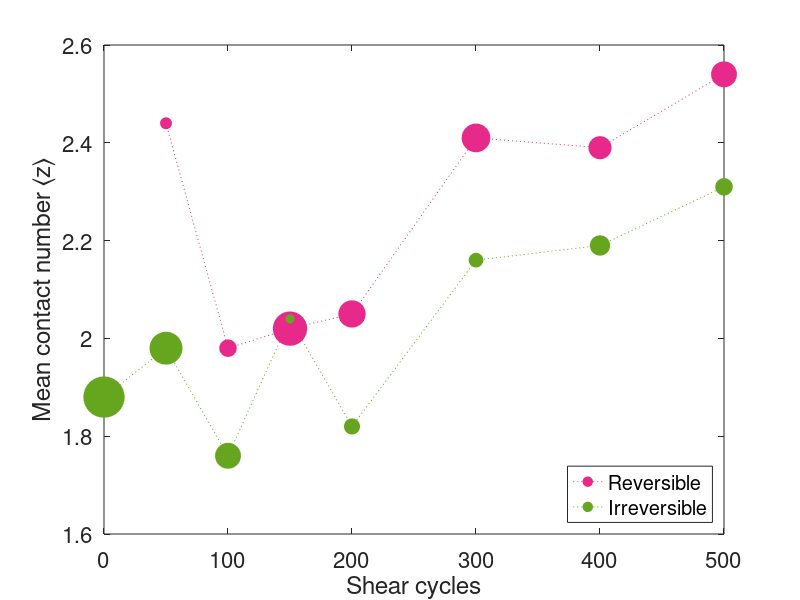

MATLAB code for this plot:
% Mean contact number over time

% data_path = 'C:\Eric\Xerox Data\30um gap runs\8-29-17 0.3333Hz\1.0\pauses_disp_vs_cycle.csv';
% data = xlsread(data_path);

cycles = [0,50,100,150,200,300,400,500];
% contact_num_means = [3.78,3.95,3.9,3.95,4.00,4.13,4.15,4.11];

% % 8-29-17 contact number dist 2.5 um
% bin_edges = [ 0,  1,  2,  3,  4,  5,  6,  7,  8,  9, 10, 11, 12, 13, 14];
% untrained = [ 0.01132713,  0.05071851,  0.12003381,  0.21352494,  0.2591716 ,...
%         0.20371936,  0.10177515,  0.03347422,  0.00540997,  0.00084531,...
%         0.        ,  0.        ,  0.        ];
% trained =[ 0.00826841,  0.03291461,  0.08284306,  0.15280649,  0.21863571,...
%         0.23580855,  0.15900779,  0.07727779,  0.02528224,  0.0060423 ,...
%         0.00111305,  0.        ,  0.        ];

% % 1-6-18 peri contact number dist 2.1 um
% bin_edges = [ 0,  1,  2,  3,  4,  5,  6,  7,  8,  9, 10, 11, 12, 13, 14];
% untrained = [ 0.00263852,  0.10290237,  0.24274406,  0.36939314,  0.16886544,...
%         0.08970976,  0.01055409,  0.01055409,  0.        ,  0.00263852,...
%         0.        ,  0.        ,  0.        ];
% trained =[ 0.00968523,  0.05326877,  0.1937046 ,  0.27845036,  0.2566586 ,...
%         0.13559322,  0.05326877,  0.00968523,  0.00968523,  0.        ,...
%         0.        ,  0.        ,  0.        ];


% m_contacts_mobile = [3.65,3.5,3.68,3.84,3.61,3.47,3.36,4.20];
% m_contacts_immobile = [3.9,3.96,3.99,4.01,4.04,3.99,3.9,4.00];

% % %%% Mean contacts mobile vs immobile peri 2.5um c2c
% m_contacts_mobile = [6.32, 5.73, 5.95, 5.75, 6.15];
% m_contacts_immobile = [6.6, 6.41, 6.42, 6.26, 6.40];

% % %% Mean contacts mobile vs immobile peri 2.1um c2c
% m_contacts_mobile = [3.29, 3.35, 3.37, 3.32, 3.45];
% m_contacts_immobile = [3.8, 3.83, 3.58, 3.62, 3.63];

% %%% Mean contacts mobile vs immobile peri 0.05um surface sep (4-9-19)
% m_contacts_mobile = [1.88 1.98 1.76 2.03 1.82];
% m_contacts_immobile = [3.2 2.44 1.98 2.04 2.07];




%%% Mean contacts mobile vs immobile peri 30nm surface sep (4-17-19)
% m_contacts_mobile = [1.60 1.53 1.24 1.86 1.58 1.65 1.67 2.03];
% m_contacts_immobile = [3.0 1.97 1.53 1.77 1.75 2.02 1.95 2.15];
% m_contacts_all = [1.65 1.64 1.35 1.79 1.68 1.89 1.83 2.10];

% %%% Mean contacts mobile vs immobile peri 50nm surface sep (4-17-19)
m_contacts_mobile = [1.88 1.98 1.76 2.04 1.82 2.16 2.19 2.31];
m_contacts_immobile = [3.2 2.44 1.98 2.02 2.05 2.41 2.39 2.54];
m_contacts_all = [1.93 2.01 1.84 2.03 1.96 2.32 2.30 2.45];

%%% Mean contacts mobile vs immobile peri 100nm surface sep (4-17-19)
% m_contacts_mobile = [2.59 2.65 2.55 2.64 2.51 3.0 2.82 2.86];
% m_contacts_immobile = [3.8 3.22 2.75 2.88 2.79 3.01 3.16 3.43];
% m_contacts_all = [2.63 2.79 2.63 2.83 2.68 3.01 3.01 3.20];

n_particles_mobile = [145 110 62 28 57 55 73 65];
n_particles_immobile = [5 36 40 108 92 106 87 98];
fraction_mobile = [.97 .75 .61 .21 .38 .34 .46 .40];




%%% Mean contacts mobile vs immobile peri 0.1um surface sep (10-4-18)
% m_contacts_mobile = [2.28, 2.22, 2.21, 2.39, 2.27];
% m_contacts_immobile = [3.4, 2.78, 2.32, 2.44, 2.28];

% % % % Mean contacts mobile vs immobile peri 0.2um surface sep (10-4-18)
% m_contacts_mobile = [3.8, 3.75, 3.28, 3.22, 3.36];
% m_contacts_immobile = [3.06, 3.12, 3.16, 3.11, 2.94];



% m_vv_mobile = [14.3, 14.4, 13.9, 13.8, 13.7]/4.2;
% m_vv_immobile = [13.7, 13.3, 13.7, 13.1, 13.5]/4.2;
% cycles = [0,50,100,150,200];

% % 0.6V full stack contact distribution data
% contacts = [0,1,2,3,4,5,6,7,8,9,10,11,12];
% pdf_pre = [0.00545564760558,...
% 0.0343503738129,...
% 0.102040816327,...
% 0.210143463326,...
% 0.270559709032,...
% 0.219842392403,...
% 0.11234592847,...
% 0.038189533239,...
% 0.00606183067286,...
% 0.00101030511214,...
% 0.0,...
% 0.0,...
% 0.0];
% pdf_post = [0.00446677833613,...
% 0.0187976921645,...
% 0.0668155592779,...
% 0.148148148148,...
% 0.226502884794,...
% 0.249767355295,...
% 0.172157081705,...
% 0.0804020100503,...
% 0.0256839754327,...
% 0.00614182021217,...
% 0.00111669458403,...
% 0.0,...
% 0.0];
% 
% 
% xi_xx = [.088, .072, .098, .073, .066, .039, .036, -.002];
% xi_yy = [-.018, -.019, -.056, -.042, -.057, -.060, -.046, 0.005];
% xi_zz = [-.070, -.053, -.041, -.029, -.009, .020, .010, -.003];






% %%
% figure;
% hold on
% bar_pre = stairs(contacts, pdf_pre, 'b', 'LineWidth', 2);
% 
% bar_post = stairs(contacts, pdf_post, 'r', 'LineWidth', 2);
% 
% xlim([0 10])
% % ylim([0.13 0.26])

%%

red = [228,26,28]/255;
blu = [55,126,184]/255;
grn = [77,175,74]/255;
pur = [152,78,163]/255;
org = [255,127,0]/255;
brn = [166,86,40]/255;
aqua = [27,158,119]/255.;
yel = [255,255,51]/255.;
pnk = [231,41,138]/255.;
gry = [102,102,102]/255.;
lgrn = [102,166,30]/255.

% plot(cycles, data(:,2), 'b:o', 'MarkerFaceColor', 'b', 'MarkerSize', 7)
figure;
hold on;
plot(cycles(2:8), m_contacts_immobile(2:8), ':o', 'Color', pnk, 'MarkerFaceColor', pnk, 'MarkerSize', 7, 'DisplayName', 'Reversible')
% plot(cycles(1:8), m_contacts_immobile(1:8), ':o', 'Color', pur, 'MarkerFaceColor', pur, 'MarkerSize', 7, 'DisplayName', 'Reversible')
plot(cycles(1:8), m_contacts_mobile(1:8), ':o', 'Color', lgrn, 'MarkerFaceColor', lgrn, 'MarkerSize', 7, 'DisplayName', 'Irreversible')

for i = 2:8
    plot(cycles(i), m_contacts_immobile(i), ':o','Color', pnk, 'MarkerFaceColor', pnk,...
        'MarkerSize', int32((1-fraction_mobile(i))*30),'HandleVisibility','off')
    plot(cycles(i), m_contacts_mobile(i), ':o', 'Color', lgrn,'MarkerFaceColor', lgrn, ...
        'MarkerSize', int32(fraction_mobile(i)*30),'HandleVisibility','off')
end

plot(cycles(1), m_contacts_mobile(1), ':o', 'Color', lgrn,'MarkerFaceColor', lgrn, ...
    'MarkerSize', int32(fraction_mobile(1)*30),'HandleVisibility','off')

% for i = 2:8
%     plot(cycles(i), m_contacts_immobile(i), ':o','Color', pur, 'MarkerFaceColor', pur,...
%         'MarkerSize', int32(n_particles_immobile(i)/5),'HandleVisibility','off')
%     plot(cycles(i), m_contacts_mobile(i), ':o', 'Color', org,'MarkerFaceColor', org, ...
%         'MarkerSize', int32(n_particles_mobile(i)/5),'HandleVisibility','off')
% end
% 
% plot(cycles(1), m_contacts_mobile(1), ':o', 'Color', org,'MarkerFaceColor', org, ...
%     'MarkerSize', int32(n_particles_mobile(1)/5),'HandleVisibility','off')

% plot(cycles(1:8), m_contacts_all(1:8), ':d', 'Color', grn, 'MarkerFaceColor', grn, 'MarkerSize', 7, 'DisplayName', 'All')


% plot(cycles(1), m_contacts_immobile(1), ':o','Color', pur, 'MarkerFaceColor', pur,'MarkerSize', 10,'HandleVisibility','off')
% plot(cycles(1), m_contacts_mobile(1), ':o', 'Color', org,'MarkerFaceColor', org, 'MarkerSize', 20,'HandleVisibility','off')
% plot(cycles(2), m_contacts_immobile(2), ':o','Color', pur, 'MarkerFaceColor', pur, 'MarkerSize', 15,'HandleVisibility','off')
% plot(cycles(2), m_contacts_mobile(2), ':o', 'Color', org,'MarkerFaceColor', org, 'MarkerSize', 12,'HandleVisibility','off')
% plot(cycles(3), m_contacts_immobile(3), ':o', 'Color', pur,'MarkerFaceColor', pur,'MarkerSize', 20,'HandleVisibility','off')
% plot(cycles(3), m_contacts_mobile(3), ':o', 'Color', org,'MarkerFaceColor', org, 'MarkerSize', 10,'HandleVisibility','off')
% plot(cycles(4), m_contacts_immobile(4), ':o', 'Color', pur,'MarkerFaceColor', pur, 'MarkerSize', 25,'HandleVisibility','off')
% plot(cycles(4), m_contacts_mobile(4), ':o', 'Color', org,'MarkerFaceColor', org, 'MarkerSize', 7,'HandleVisibility','off')
% plot(cycles(5), m_contacts_immobile(5), ':o', 'Color', pur,'MarkerFaceColor', pur, 'MarkerSize', 25,'HandleVisibility','off')
% plot(cycles(5), m_contacts_mobile(5), ':o', 'Color', org, 'MarkerFaceColor', org, 'MarkerSize', 5,'HandleVisibility','off')
% plot(cycles(6), m_contacts_immobile(6), ':o', 'Color', pur,'MarkerFaceColor', pur, 'MarkerSize', 25,'HandleVisibility','off')
% plot(cycles(6), m_contacts_mobile(6), ':o', 'Color', org, 'MarkerFaceColor', org, 'MarkerSize', 5,'HandleVisibility','off')
% plot(cycles(7), m_contacts_immobile(7), ':o', 'Color', pur,'MarkerFaceColor', pur, 'MarkerSize', 25,'HandleVisibility','off')
% plot(cycles(7), m_contacts_mobile(7), ':o', 'Color', org, 'MarkerFaceColor', org, 'MarkerSize', 5,'HandleVisibility','off')
% plot(cycles(8), m_contacts_immobile(8), ':o', 'Color', pur,'MarkerFaceColor', pur, 'MarkerSize', 25,'HandleVisibility','off')
% plot(cycles(8), m_contacts_mobile(8), ':o', 'Color', org, 'MarkerFaceColor', org, 'MarkerSize', 5,'HandleVisibility','off')

% plot(cycles, m_vv_mobile, 'r:o', 'MarkerFaceColor', 'r', 'MarkerSize', 7, 'DisplayName', 'Mobile')
% plot(cycles, m_vv_immobile, 'b:o', 'MarkerFaceColor', 'b', 'MarkerSize', 7, 'DisplayName', 'Immobile')

% plot(vedges(1:end-1), vHpre, 'b:o', 'MarkerFaceColor', 'b', 'MarkerSize', 7, 'DisplayName', 'Before training')
% plot(vedges(1:end-1), vHpost, 'r:o', 'MarkerFaceColor', 'r', 'MarkerSize', 7, 'DisplayName', 'After training')

% bar(vedges(1:end-1)/ 4.19, vHpre, 1.0, 'DisplayName', 'Before training', 'FaceAlpha', 0.5, 'EdgeColor', 'b')
% bar(vedges(1:end-1) / 4.19, vHpost, 1.0, 'DisplayName', 'After training', 'FaceAlpha', 0.5, 'EdgeColor', 'r')

% bar(bin_edges(1:end-2), untrained, 1.0, 'DisplayName', 'Before training', 'FaceAlpha', 0.5, 'EdgeColor', 'b')
% bar(bin_edges(1:end-2), trained, 1.0, 'DisplayName', 'After training', 'FaceAlpha', 0.5, 'EdgeColor', 'r')

% plot(nnnedges(1:end-1), nnnHpre, 'b:o', 'MarkerFaceColor', 'b', 'MarkerSize', 7, 'DisplayName', 'Before training')
% plot(nnnedges(1:end-1), nnnHpost, 'r:o', 'MarkerFaceColor', 'r', 'MarkerSize', 7, 'DisplayName', 'After training')

% bar(nnnedges(1:end-1), nnnHpre, 1.0, 'DisplayName', 'Before training', 'FaceAlpha', 0.5, 'EdgeColor', 'b')
% bar(nnnedges(1:end-1), nnnHpost, 1.0, 'DisplayName', 'After training', 'FaceAlpha', 0.5, 'EdgeColor', 'r')

% plot(cycles(1:end-1), xi_xx(1:end-1), 'b:o', 'MarkerFaceColor', 'b', 'MarkerSize', 7, 'DisplayName', 'xx')
% plot(cycles(1:end-1), xi_yy(1:end-1), 'r:o', 'MarkerFaceColor', 'r', 'MarkerSize', 7, 'DisplayName', 'yy')
% plot(cycles(1:end-1), xi_zz(1:end-1), 'g:o', 'MarkerFaceColor', 'g', 'MarkerSize', 7, 'DisplayName', 'zz')

% title('Voronoi volume distribution','FontSize', 20);
% ylabel('Mean contact number \langlez\rangle','FontSize', 18);
% xlabel('Shear cycles', 'FontSize', 18);

% ylabel('Probability','FontSize', 18);
% xlabel('Contact number \it z', 'FontSize', 18);



ylabel('Mean contact number \langlez\rangle','FontSize', 18);
xlabel('Shear cycles', 'FontSize', 18);

xlim([0 500])
% ylim([1.6 2.6])
% legend('Immobile', 'Mobile', 'All')
leg = legend('Location', 'southeast');
set(leg, 'FontSize', 14)


xt = get(gca,'XTick');
set(gca, 'FontSize', 16);

box on

hold off

% %%
% % histogram of contacts mobile and immobile
% bin_edges = 0.0:0.02:0.48;
% h_mobile = [0,  0,  0, 41, 27, 22, 15,  6,  3,  2,  2,  0,  0,  0,  1,  0,  0,...
%         0,  0,  0,  0,  0,  0,  0,  0];
% 
% h_immobile = [7, 33, 43,  0,  0,  0,  0,  0,  0,  0,  0,  0,  0,  0,  0,  0,  0,...
%         0,  0,  0,  0,  0,  0,  0,  0];
%         
% tot = sum(h_immobile) + sum(h_mobile);
% figure;
% hold on
% mobile = bar(bin_edges, h_mobile/tot, 1.0, 'b', 'EdgeColor', 'b');
% immobile = bar(bin_edges, h_immobile/tot, 1.0, 'b', 'EdgeColor', 'b');
% % mobile = bar(bin_edges, h_mobile/tot, 1.0, 'r', 'EdgeColor', 'r', 'DisplayName', 'Mobile');
% % immobile = bar(bin_edges, h_immobile/tot, 1.0, 'b', 'EdgeColor', 'b', 'DisplayName', 'Immobile');
% xlim([0 0.5])
% 
% 
% title('Displacement distribution','FontSize', 20);
% xlabel('Displacement (\mum)','FontSize', 18);
% ylabel('Probability','FontSize', 18);
% 
% 
% % leg = legend('Location', 'northeast');
% set(leg, 'FontSize', 16)
% 
% xt = get(gca,'XTick');
% set(gca, 'FontSize', 16);
% 
% hold off